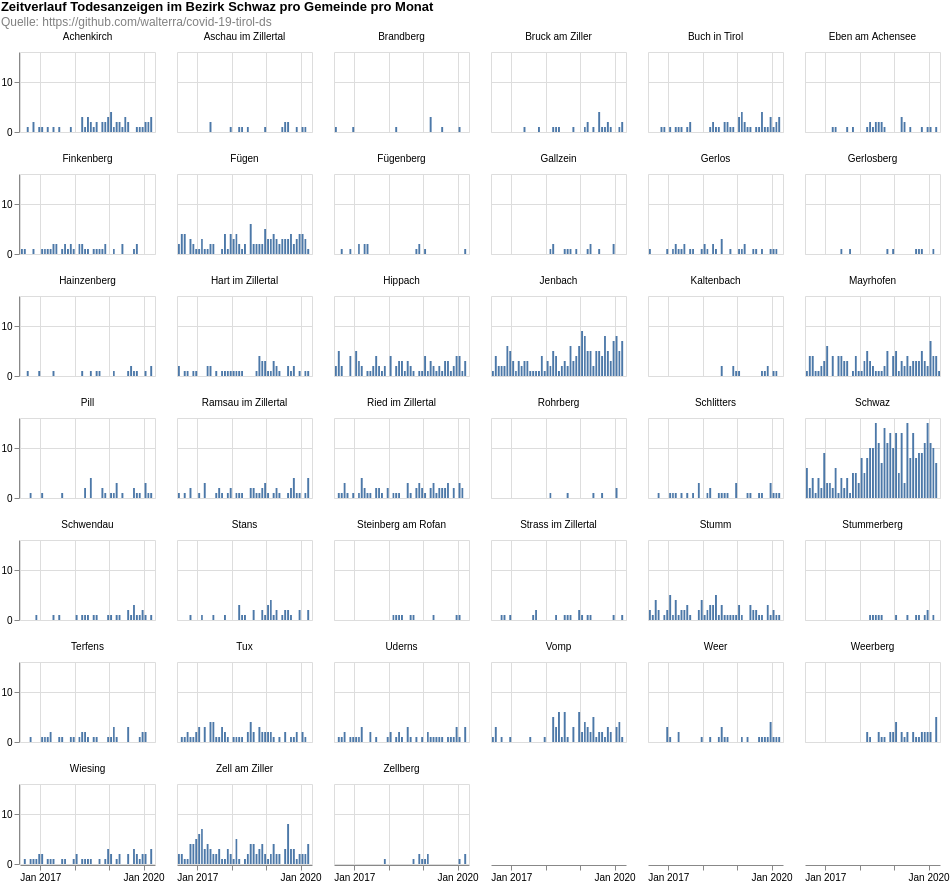

The specification (Vega-Lite) saved for this image:
### Vega-Lite specification from a JSON file in a GitHub repository (floating-point values rounded to 4 significant figures; data arrays with more than 128 entries replaced by an {"elided": "..."} marker saying what was removed)
{"config": {"view": {"continuousWidth": 400, "continuousHeight": 300}}, "data": {"name": "data-d3e82d0bf9325ef4c9680371ac8f83d2"}, "facet": {"type": "nominal", "field": "municipaly", "title": null}, "spec": {"layer": [{"mark": "bar", "encoding": {"tooltip": [{"type": "temporal", "field": "date", "timeUnit": "yearmonth"}, {"type": "quantitative", "aggregate": "sum", "field": "count"}], "x": {"type": "temporal", "field": "date", "timeUnit": "yearmonth", "title": null}, "y": {"type": "quantitative", "aggregate": "sum", "field": "count", "title": null}}, "height": 80, "width": 135}]}, "columns": 6, "padding": 0, "title": {"text": ["Zeitverlauf Todesanzeigen im Bezirk Schwaz pro Gemeinde pro Monat"], "subtitle": ["Quelle: https://github.com/walterra/covid-19-tirol-ds"], "color": "black", "subtitleColor": "gray"}, "$schema": "https://vega.github.io/schema/vega-lite/v4.0.2.json", "datasets": {"data-d3e82d0bf9325ef4c9680371ac8f83d2": {"elided": "1883 records"}}}
